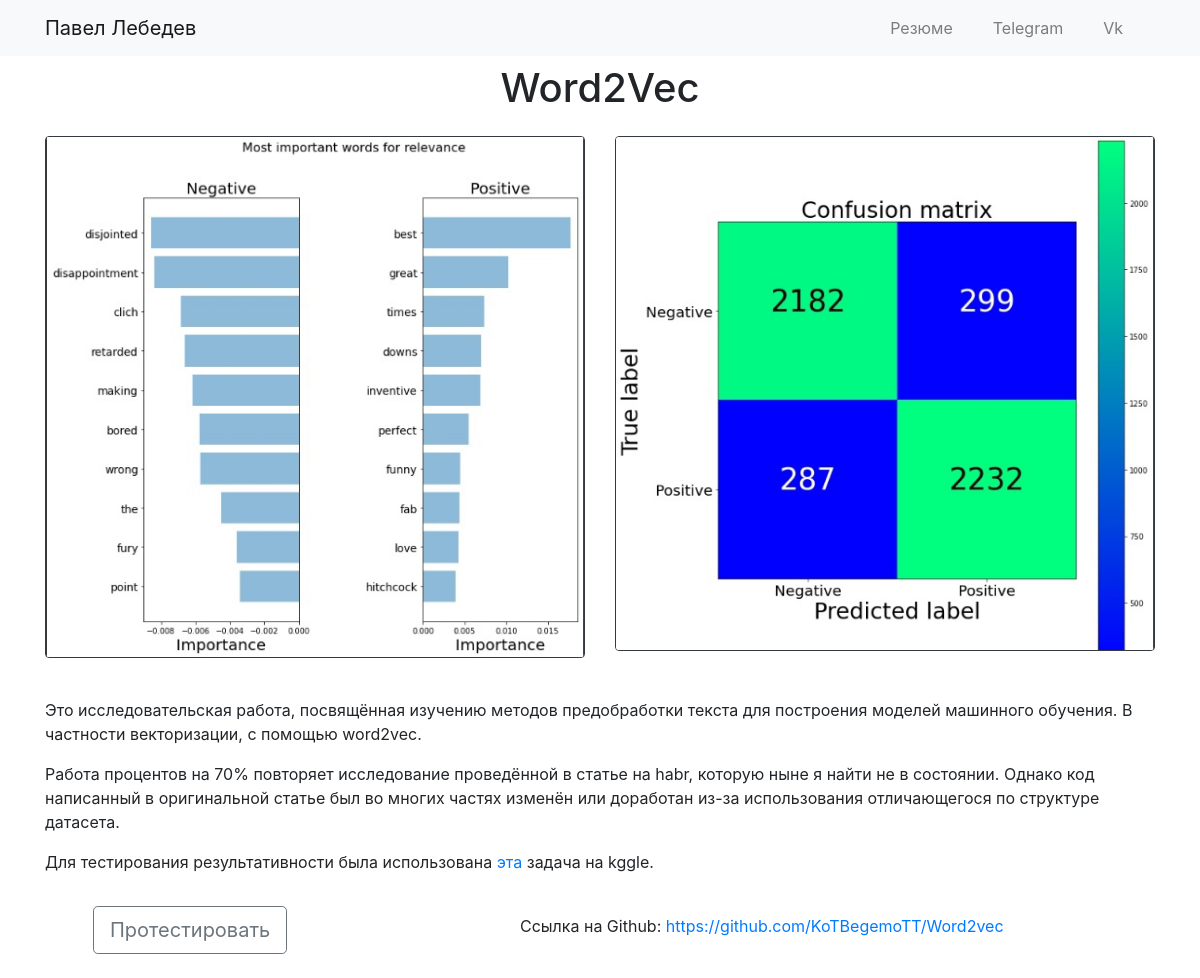
/projects/7, run on the app's committed database.
### portfolio/models.py (models this page shows, shortened)
class Project(models.Model):
    name = models.CharField(max_length=100)
    description = models.TextField()
    image = models.ImageField(upload_to='portfolio', blank=True)
    url = models.URLField(blank=True)
    test_url = models.CharField(max_length=100, blank=True)

class ProjectImage(models.Model):
    project = models.ForeignKey(Project, on_delete=models.CASCADE)
    description = models.CharField(max_length=250)
    image = models.ImageField(upload_to='portfolio', blank=True)

### portfolio/views.py (the view)
# urls.py: path('<pk>', views.view_project, name='view_project'),
def view_project(request, pk):
    project = get_object_or_404(Project, id=pk)
    images = ProjectImage.objects.filter(project=pk)
    return render(request, 'portfolio/view_project.html', context={'project': project, 'images': images})

### portfolio/templates/portfolio/view_project.html (shortened to what this page needs)
<!DOCTYPE html>
<html lang="en">
<head>
</head>
<body>
{% extends 'portfolio/base.html' %}
{% block content %}
<div class="row justify-content-center mt-2">
    <h1>{{ project.name }}</h1>
</div>
<div class="row mt-3">
    {% for image in images %}
    <div class="col">
        <img class="img-fluid rounded mb-2 border border-dark" src="{{ image.image.url }}">
    </div>
    {% endfor %}
</div>
<div class="row justify-content-center mt-2 mt-3">
    <div class="col">
        <p style="font-size: 18px;">{{ project.description|safe }}</p>
    </div>
</div>
<div class="row justify-content-center mt-2 mt-3">
    {% if project.test_url %}
        <div class="col ml-5">
            <a class="btn btn-lg btn btn-outline-primary" href="{% url project.test_url %}" role="button">Протестировать</a>
        </div>
    {% else %}
        <div class="col ml-5">
            <a class="btn btn-lg btn btn-outline-secondary" href="#" role="button">Протестировать</a>
        </div>
    {% endif %}
    <div class="col-7 mt-2">
        Ссылка на Github: <a target="_blank" href="{{project.url}}">{{ project.url }}</a>
    </div>
</div>
<br>
{% endblock %}

### data on the page
Project: name "Word2Vec", description "Это исследовательская работа, посвящённая изучению методов предобработки текста для построения моделей машинного обучения. В частности векторизации, с помощью word2vec. Работа процентов на 70% повторяет исследование проведённой в статье на habr, которую ныне я найти не в состоянии. Однако код написанный в оригинальной статье был во многих частях изменён или доработан из-за использования отличающегося по структуре датасета. Для тестирования результативности была использована эта задача на kggle.", url "https://github.com/KoTBegemoTT/Word2vec"
ProjectImage: image (picture)
ProjectImage: image (picture)
